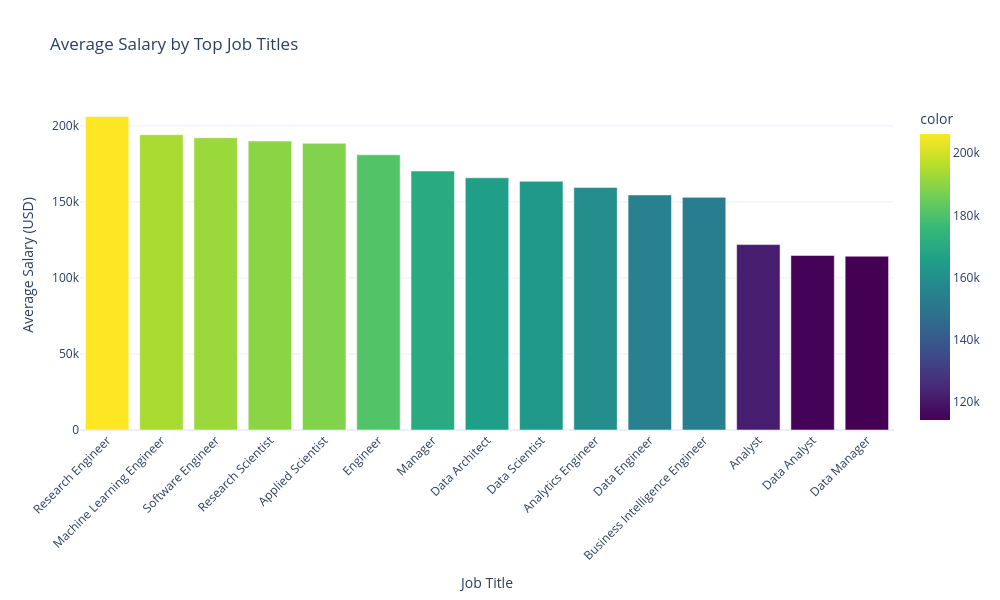

Notebook code cell kept with this figure:
### Code cell
# Top 15 job titles by count
top_jobs = train_df['job_title'].value_counts().head(15)
print("Distribution of top job titles:")
print(top_jobs)

# Mean salary for top job titles
top_jobs_salary = train_df[train_df['job_title'].isin(top_jobs.index)].groupby('job_title')['salary_in_usd'].mean().sort_values(ascending=False)

fig = px.bar(x=top_jobs_salary.index, y=top_jobs_salary.values,
            labels={'x': 'Job Title', 'y': 'Average Salary (USD)'},
            title='Average Salary by Top Job Titles',
            color=top_jobs_salary.values, color_continuous_scale='Viridis')

fig.update_layout(xaxis_tickangle=-45, width=1000, height=600)
fig.show()

# Salary distribution for top 5 job titles
plt.figure(figsize=(14, 8))
top5_jobs = top_jobs.index[:5]
sns.violinplot(x='job_title', y='salary_in_usd', data=train_df[train_df['job_title'].isin(top5_jobs)])
plt.title('Salary Distribution for Top 5 Job Titles', fontsize=16)
plt.xlabel('Job Title', fontsize=12)
plt.ylabel('Salary (USD)', fontsize=12)
plt.xticks(rotation=30, ha='right')
plt.tight_layout()
plt.show()

### Figure 1 — Plotly figure (JSON) as saved in the notebook; plotly's stock layout.template omitted (floating-point values rounded to 4 significant figures)
{"data": [{"alignmentgroup": "True", "hovertemplate": "Job Title=%{x}<br>Average Salary (USD)=%{y}<br>color=%{marker.color}<extra></extra>", "legendgroup": "", "marker": {"color": [206100.0, 194200.0, 192200.0, 189900.0, 188500.0, 180900.0, 170300.0, 165800.0, 163500.0, 159500.0, 154600.0, 153000.0, 121900.0, 114800.0, 114300.0], "coloraxis": "coloraxis", "pattern": {"shape": ""}}, "name": "", "offsetgroup": "", "orientation": "v", "showlegend": false, "textposition": "auto", "type": "bar", "x": ["Research Engineer", "Machine Learning Engineer", "Software Engineer", "Research Scientist", "Applied Scientist", "Engineer", "Manager", "Data Architect", "Data Scientist", "Analytics Engineer", "Data Engineer", "Business Intelligence Engineer", "Analyst", "Data Analyst", "Data Manager"], "xaxis": "x", "y": [206100.0, 194200.0, 192200.0, 189900.0, 188500.0, 180900.0, 170300.0, 165800.0, 163500.0, 159500.0, 154600.0, 153000.0, 121900.0, 114800.0, 114300.0], "yaxis": "y"}], "layout": {"barmode": "relative", "coloraxis": {"colorbar": {"title": {"text": "color"}}, "colorscale": [[0, "#440154"], [0.1111, "#482878"], [0.2222, "#3e4989"], [0.3333, "#31688e"], [0.4444, "#26828e"], [0.5556, "#1f9e89"], [0.6667, "#35b779"], [0.7778, "#6ece58"], [0.8889, "#b5de2b"], [1, "#fde725"]]}, "height": 600, "legend": {"tracegroupgap": 0}, "title": {"text": "Average Salary by Top Job Titles"}, "width": 1000, "xaxis": {"anchor": "y", "domain": [0, 1], "tickangle": -45, "title": {"text": "Job Title"}}, "yaxis": {"anchor": "x", "domain": [0, 1], "title": {"text": "Average Salary (USD)"}}}}
